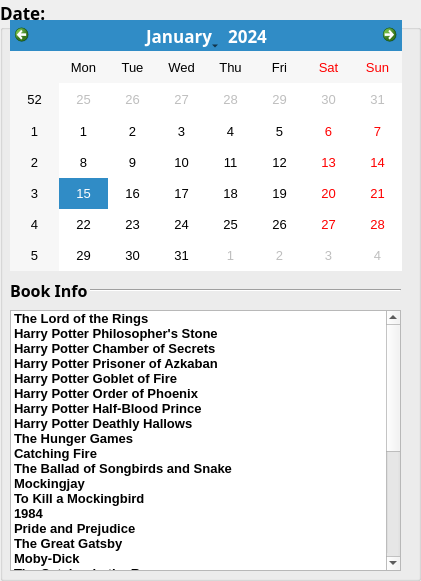
   <widget class="QGroupBox" name="groupBox_2">
    <property name="geometry">
     <rect>
      <x>790</x>
      <y>90</y>
      <width>421</width>
      <height>581</height>
     </rect>
    </property>
    <property name="font">
     <font>
      <family>Sylfaen</family>
      <pointsize>13</pointsize>
      <weight>75</weight>
      <bold>true</bold>
     </font>
    </property>
    <property name="title">
     <string>Date:</string>
    </property>
    <widget class="QCalendarWidget" name="calendarWidget">
     <property name="geometry">
      <rect>
       <x>10</x>
       <y>20</y>
       <width>392</width>
       <height>251</height>
      </rect>
     </property>
     <property name="font">
      <font>
       <family>Yu Gothic UI</family>
       <pointsize>10</pointsize>
       <weight>50</weight>
       <bold>false</bold>
      </font>
     </property>
    </widget>
    <widget class="QListWidget" name="listWidget">
     <property name="geometry">
      <rect>
       <x>10</x>
       <y>310</y>
       <width>391</width>
       <height>261</height>
      </rect>
     </property>
     <property name="font">
      <font>
       <family>Yu Gothic UI</family>
       <pointsize>10</pointsize>
       <weight>75</weight>
       <bold>true</bold>
      </font>
     </property>
     <item>
      <property name="text">
       <string>The Lord of the Rings</string>
      </property>
     </item>
     <item>
      <property name="text">
       <string>Harry Potter Philosopher's Stone</string>
      </property>
     </item>
     <item>
      <property name="text">
       <string>Harry Potter Chamber of Secrets</string>
      </property>
     </item>
     <item>
      <property name="text">
       <string>Harry Potter Prisoner of Azkaban</string>
      </property>
     </item>
     <item>
      <property name="text">
       <string>Harry Potter Goblet of Fire</string>
      </property>
     </item>
     <item>
      <property name="text">
       <string>Harry Potter Order of Phoenix</string>
      </property>
     </item>
     <item>
      <property name="text">
       <string>Harry Potter Half-Blood Prince</string>
      </property>
     </item>
     <item>
      <property name="text">
       <string>Harry Potter Deathly Hallows</string>
      </property>
     </item>
     <item>
      <property name="text">
       <string>The Hunger Games</string>
      </property>
     </item>
     <item>
      <property name="text">
       <string>Catching Fire</string>
      </property>
     </item>
     <item>
      <property name="text">
       <string>The Ballad of Songbirds and Snake</string>
      </property>
     </item>
     <item>
      <property name="text">
       <string>Mockingjay</string>
      </property>
     </item>
     <item>
      <property name="text">
       <string>To Kill a Mockingbird</string>
      </property>
     </item>
     <item>
      <property name="text">
       <string>1984</string>
      </property>
     </item>
     <item>
      <property name="text">
       <string>Pride and Prejudice</string>
      </property>
     </item>
     <item>
      <property name="text">
       <string>The Great Gatsby</string>
      </property>
     </item>
     <item>
      <property name="text">
       <string>Moby-Dick</string>
      </property>
     </item>
     <item>
      <property name="text">
       <string>The Catcher in the Rye</string>
      </property>
     </item>
     <item>
      <property name="text">
       <string>The Hobbit</string>
      </property>
     </item>
     <item>
      <property name="text">
       <string>Jane Eyre</string>
      </property>
     </item>
     <item>
      <property name="text">
       <string>The Odyssey</string>
      </property>
     </item>
     <item>
      <property name="text">
       <string>Brave New World</string>
      </property>
     </item>
     <item>
      <property name="text">
       <string>One Hundred Years of Solitude</string>
      </property>
     </item>
     <item>
      <property name="text">
       <string>The Adventures of Huckleberry Finn</string>
      </property>
     </item>
     <item>
      <property name="text">
       <string>Crime and Punishment</string>
      </property>
     </item>
     <item>
      <property name="text">
       <string>Crime and Punishment</string>
      </property>
     </item>
     <item>
      <property name="text">
       <string>To the Lighthouse</string>
      </property>
     </item>
     <item>
      <property name="text">
       <string>The Picture of Dorian Gray</string>
      </property>
     </item>
     <item>
      <property name="text">
       <string>The War of the Worlds</string>
      </property>
     </item>
     <item>
      <property name="text">
       <string>Beloved</string>
      </property>
     </item>
     <item>
      <property name="text">
       <string>The Alchemist</string>
      </property>
     </item>
    </widget>
    <widget class="QLabel" name="label_18">
     <property name="geometry">
      <rect>
       <x>10</x>
       <y>280</y>
       <width>81</width>
       <height>20</height>
      </rect>
     </property>
     <property name="font">
      <font>
       <family>Sylfaen</family>
       <pointsize>12</pointsize>
       <weight>75</weight>
       <bold>true</bold>
      </font>
     </property>
     <property name="text">
      <string>Book Info</string>
     </property>
    </widget>
    <widget class="Line" name="line_6">
     <property name="geometry">
      <rect>
       <x>90</x>
       <y>280</y>
       <width>311</width>
       <height>20</height>
      </rect>
     </property>
     <property name="orientation">
      <enum>Qt::Horizontal</enum>
     </property>
    </widget>
   </widget>
